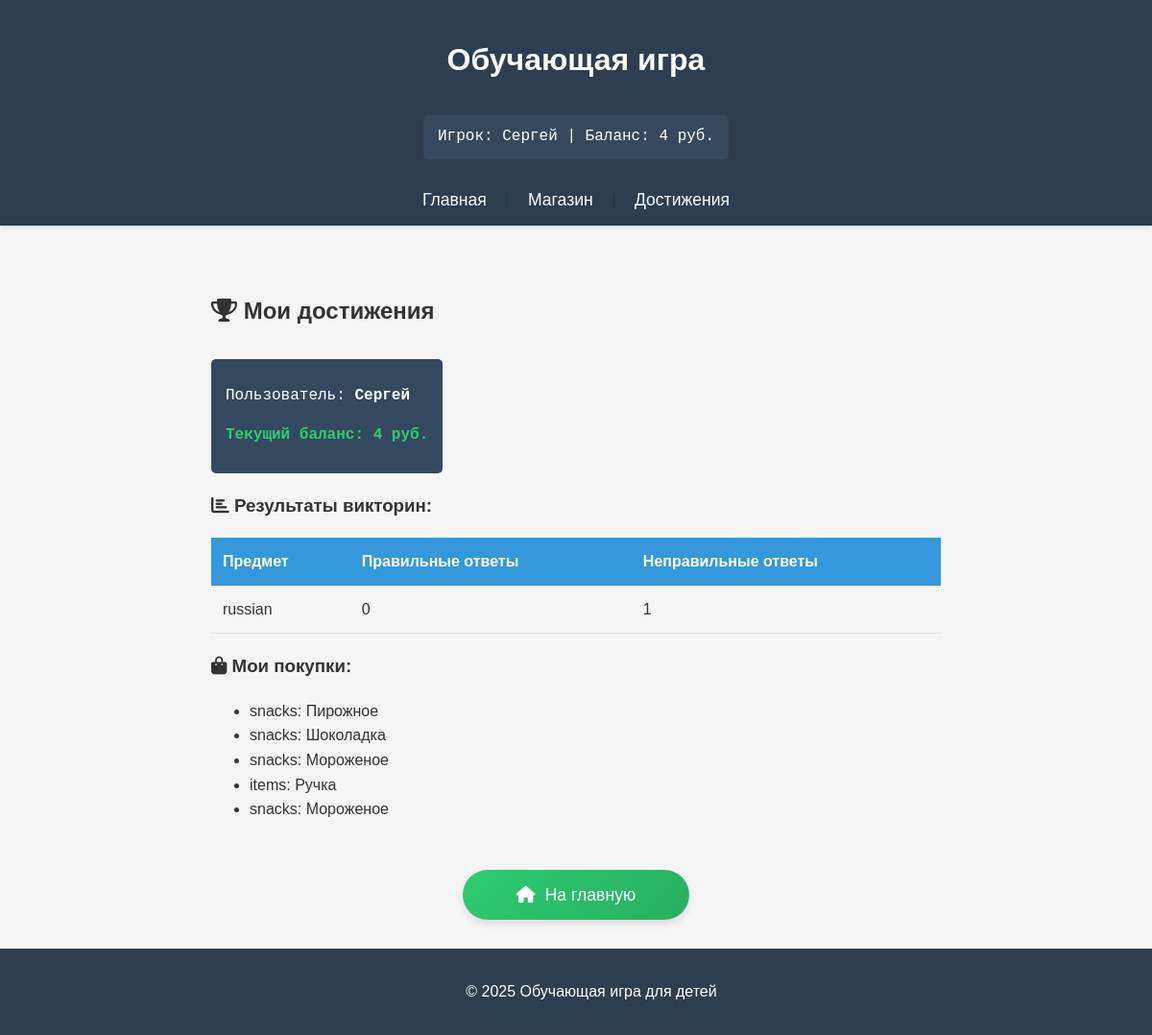
/achievements (signed in), run on an earlier commit of the app's database.
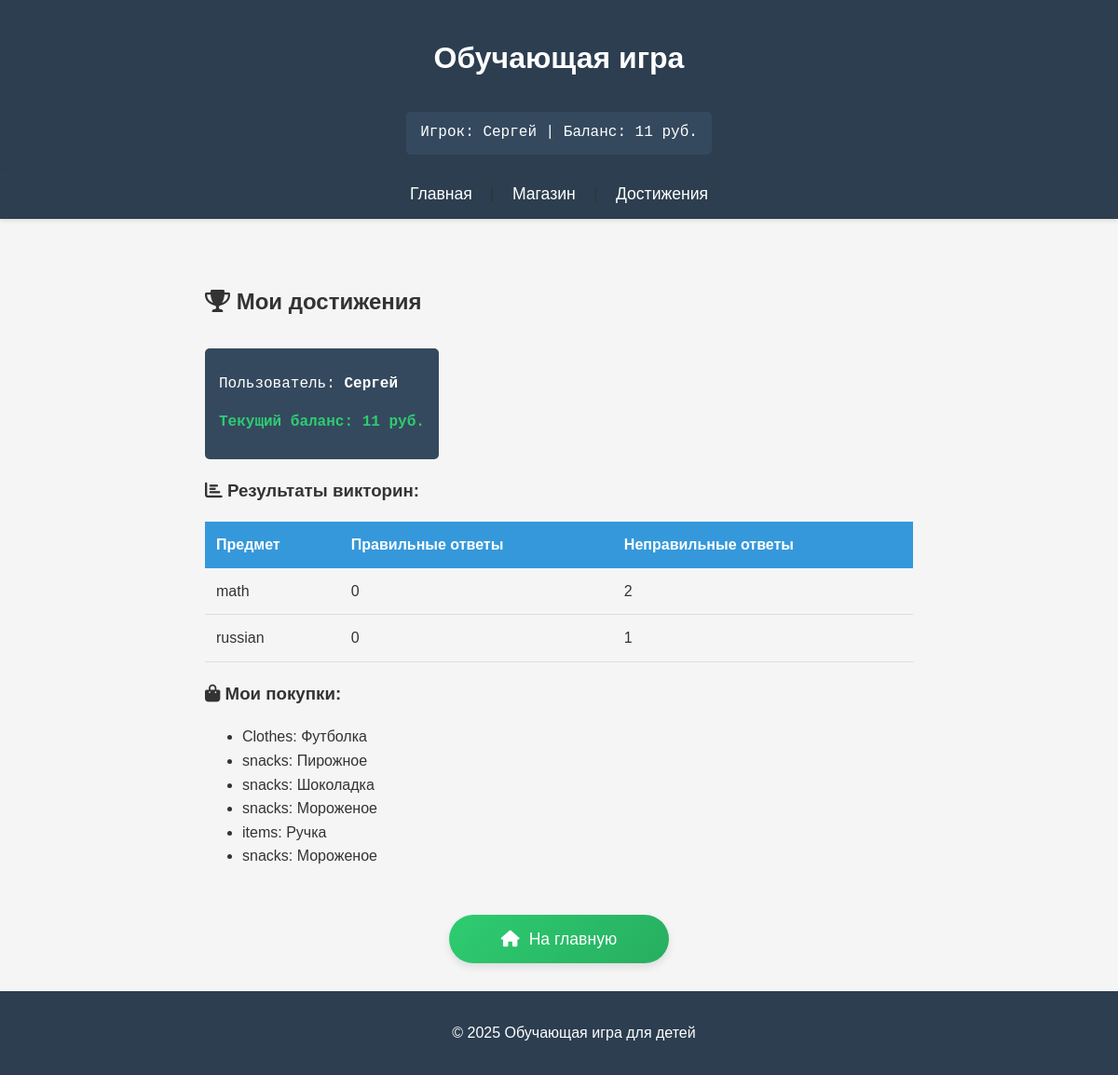
And on a later commit of the database.
### tables this page shows
CREATE TABLE users
                 (id INTEGER PRIMARY KEY AUTOINCREMENT,
                  username TEXT UNIQUE,
                  money INTEGER DEFAULT 0);

CREATE TABLE quiz_results
                 (id INTEGER PRIMARY KEY AUTOINCREMENT,
                  user_id INTEGER,
                  subject TEXT,
                  correct INTEGER,
                  wrong INTEGER,
                  date TEXT,
                  FOREIGN KEY(user_id) REFERENCES users(id));

CREATE TABLE inventory
                 (id INTEGER PRIMARY KEY AUTOINCREMENT,
                  user_id INTEGER,
                  item_name TEXT,
                  item_category TEXT,
                  purchase_date TEXT,
                  FOREIGN KEY(user_id) REFERENCES users(id));

### app.py (the view, shortened to what this page needs)
@app.route('/achievements')
def achievements():
    if 'username' not in session:
        return redirect(url_for('login'))
    try:
        conn = sqlite3.connect('quiz_game.db')
        c = conn.cursor()
        c.execute("SELECT id, money FROM users WHERE username=?", (session['username'],))
        user = c.fetchone()
        if not user:
            return redirect(url_for('login'))
        user_id, money = user
        c.execute("""
            SELECT subject,
                   SUM(correct) as correct_answers,
                   SUM(wrong) as wrong_answers
            FROM quiz_results
            WHERE user_id = ?
            GROUP BY subject
        """, (user_id,))
        results = c.fetchall()
        c.execute("""
            SELECT item_name, item_category
            FROM inventory
            WHERE user_id = ?
            ORDER BY purchase_date DESC
            LIMIT 10
        """, (user_id,))
        inventory = c.fetchall()
        return render_template('achievements.html',
                               username=session['username'],
                               money=money,
                               results=results,
                               inventory=inventory)
    finally:
        conn.close()

### templates/achievements.html
{% extends "base.html" %}
{% block content %}
<div class="achievements-container">
    <h2><i class="fas fa-trophy"></i> Мои достижения</h2>
    <div class="user-info">
        <p>Пользователь: <strong>{{ username }}</strong></p>
        <p class="balance">Текущий баланс: <span>{{ money }} руб.</span></p>
    </div>
    <div class="quiz-results">
        <h3><i class="fas fa-chart-bar"></i> Результаты викторин:</h3>
        {% if results %}
        <table class="results-table">
            <thead>
                <tr>
                    <th>Предмет</th>
                    <th>Правильные ответы</th>
                    <th>Неправильные ответы</th>
                </tr>
            </thead>
            <tbody>
                {% for subject, correct, wrong in results %}
                <tr>
                    <td>{{ subject }}</td>
                    <td>{{ correct }}</td>
                    <td>{{ wrong }}</td>
                </tr>
                {% endfor %}
            </tbody>
        </table>
        {% else %}
        <p class="no-results">Вы еще не проходили викторины.</p>
        {% endif %}
    </div>
    <div class="inventory">
        <h3><i class="fas fa-shopping-bag"></i> Мои покупки:</h3>
        {% if inventory %}
        <ul class="inventory-list">
            {% for item, category in inventory %}
            <li>
                <span class="item-category">{{ category }}:</span>
                <span class="item-name">{{ item }}</span>
            </li>
            {% endfor %}
        </ul>
        {% else %}
        <p class="no-items">У вас пока нет покупок.</p>
        {% endif %}
    </div>
    <div class="actions">
        <a href="{{ url_for('index') }}" class="btn">
            <i class="fas fa-home"></i> На главную
        </a>
    </div>
</div>
{% endblock %}

### templates/base.html (shortened to what this page needs)
<!DOCTYPE html>
<html lang="ru">
<head>
    <link rel="stylesheet" href="{{ url_for('static', filename='css/style.css') }}">
</head>
<header>
    <h1>Обучающая игра</h1>
    {% if 'username' in session %}
    <div class="user-info">
        Игрок: {{ username }} | Баланс: {{ money }} руб.
    </div>
    {% endif %}
</header>
    <nav>
        <a href="{{ url_for('index') }}">Главная</a> |
        <a href="{{ url_for('shop') }}">Магазин</a> |
        <a href="{{ url_for('achievements') }}">Достижения</a>
    </nav>
    <main>
        {% block content %}{% endblock %}
    </main>
    <footer>
        <p>© 2025 Обучающая игра для детей</p>
    </footer>
</body>
</html>
<head>
    <link rel="stylesheet" href="https://cdnjs.cloudflare.com/ajax/libs/font-awesome/6.0.0-beta3/css/all.min.css">
</head>

### static/css/style.css (style rules this page uses)
header { background-color: #2c3e50; color: white; padding: 1rem; text-align: center; box-shadow: 0 2px 5px rgba(0,0,0,0.1); }
.user-info { background-color: #34495e; color: white; padding: 10px 15px; border-radius: 5px; margin-top: 10px; display: inline-block; font-family: 'Courier New', monospace; }
.user-info .balance { color: #2ecc71; font-weight: bold; }
nav { background-color: #2c3e50; padding: 0.8rem; text-align: center; box-shadow: 0 2px 5px rgba(0,0,0,0.1); }
nav a { color: white; text-decoration: none; margin: 0 15px; font-size: 1.1rem; transition: color 0.3s; }
main { padding: 30px 20px; max-width: 800px; margin: 0 auto; }
footer { background-color: #2c3e50; color: white; text-align: center; padding: 1rem; position: fixed; bottom: 0; width: 100%; }
.achievements-container { max-width: 800px; margin: 0 auto; padding: 20px; }
.results-table { width: 100%; border-collapse: collapse; margin-top: 15px; }
.results-table th { background-color: #3498db; color: white; padding: 12px; text-align: left; }
.results-table td { padding: 12px; border-bottom: 1px solid #ddd; }
.btn { display: inline-flex; align-items: center; justify-content: center; padding: 12px 28px; background: linear-gradient(135deg, #2ecc71 0%, #27ae60 100%); color: white; text-decoration: none; border-radius: 50px; transition: all 0.3s cubic-bezier(0.25, 0.8, 0.25, 1); font-size: 1.1rem; font-weight: 500; border: none; cursor: pointer; box-shadow: 0 4px 8px rgba(0,0,0,0.1); min-width: 180px; margin: 10px; }
.btn i { margin-right: 10px; }
.actions { display: flex; justify-content: center; gap: 20px; margin-top: 40px; flex-wrap: wrap; }

What changed in the data, as far as the page shows it:
added quiz_results: subject "math", correct "0", id "2"
added inventory: item_category "Clothes", item_name "Футболка"
Also different on the page:
{{ money }}: "4" → "11"
